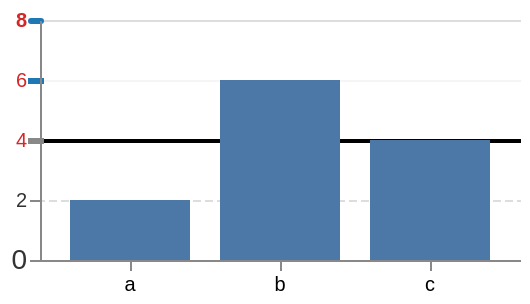

Write the Vega-Lite specification saved for this chart.
### Vega specification from a JSON file in a GitHub repository (floating-point values rounded to 4 significant figures)
{"$schema": "https://vega.github.io/schema/vega/v6.json", "width": 240, "height": 120, "padding": 5, "data": [{"name": "t", "values": [{"c": "a", "v": 2}, {"c": "b", "v": 6}, {"c": "c", "v": 4}]}], "scales": [{"name": "x", "type": "band", "domain": {"data": "t", "field": "c"}, "range": "width", "padding": 0.2}, {"name": "y", "type": "linear", "domain": [0, 8], "range": "height", "nice": false}], "axes": [{"scale": "y", "orient": "left", "tickCount": 4, "grid": true, "encode": {"labels": {"update": {"text": {"field": "label"}, "fill": [{"test": "datum.value >= 4", "value": "#d62728"}, {"value": "#333333"}], "fontWeight": [{"test": "datum.value === 8", "value": "bold"}, {"value": "normal"}], "fontSize": [{"test": "datum.value === 0", "value": 14}, {"value": 10}]}}, "grid": {"update": {"stroke": [{"test": "datum.value === 4", "value": "#000000"}, {"value": "#dddddd"}], "strokeWidth": [{"test": "datum.value === 4", "value": 2}, {"value": 1}], "strokeDash": [{"test": "datum.value === 2", "value": [4, 2]}, {"value": []}], "strokeOpacity": [{"test": "datum.value === 6", "value": 0.3}, {"value": 1}], "strokeDashOffset": [{"test": "datum.value === 2", "value": 2}, {"value": 0}]}}, "ticks": {"update": {"strokeWidth": [{"test": "datum.value >= 4", "value": 3}, {"value": 1}], "stroke": [{"test": "datum.value >= 6", "value": "#1f77b4"}, {"value": "#888888"}], "strokeCap": [{"test": "datum.value === 8", "value": "round"}, {"value": "square"}]}}, "domain": {"update": {"strokeWidth": {"field": "value"}}}}}, {"scale": "x", "orient": "bottom", "encode": {"labels": {"update": {"text": {"field": "label"}}}}}], "marks": [{"type": "rect", "from": {"data": "t"}, "encode": {"enter": {"x": {"scale": "x", "field": "c"}, "width": {"scale": "x", "band": 1}, "y": {"scale": "y", "field": "v"}, "y2": {"scale": "y", "value": 0}, "fill": {"value": "#4c78a8"}}}}]}
